Frame 1 (no input): blank canvas, image omitted
Frame 60 (no input): blank canvas, image omitted
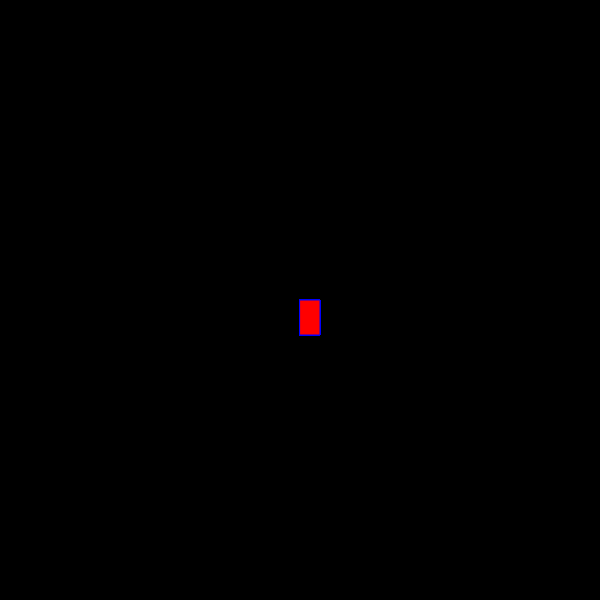
Frame 120 (the mouse pressed at the canvas centre since frame 60)

The p5.js sketch whose frames 1 and 60 were blank and that drew this single picture after the mouse press (run headless with seeded random() and noise() and a simulated clock; from frame 60 on, the mouse is pressed at the canvas centre):

// p5.js sketch
// ── sketch.js
function setup() {
    createCanvas(600, 600);
    background('black')
  }
  
  function draw() {
    stroke('blue');
    fill('red');
    
    if(mouseIsPressed)
      rect(mouseX, mouseY, 20, 35);
    }
// ── style.css
body {
    color: white;
    background: green;
    margin: 0px;
    font-family: "Chakra Petch", sans-serif;
    margin-bottom: 100px;
}

header {
    border-bottom: solid 2px rgb(42, 122, 228);
    padding: 20px;
    font-size: 32px;
    color: rgb(47, 135, 241);
}

.chamada {
    background: rgb(184, 156, 213);
    padding-bottom: 80px;
    padding-top: 80px;
    display: flex;
    justify-content: center;
}

.chamada-texto {
    margin-right: 5%;
}

h1 {
    font-size: 40px;
}

p {
    font-size: 20px;
}

.categoria-videos {
    display: flex;
    overflow-x: auto;
    gap: 10px;
}

.categoria {
    padding-left: 20px;
    padding-right: 20px;
    margin-top: 50px;
}

.categoria-videos img {
    opacity: 0.5;
    height: 200px;
}

.categoria-videos img:hover {
    opacity: 1.0;
    border: 3px solid green;
}

.categoria h2 {
    color: rgb(42, 122, 228);
}
